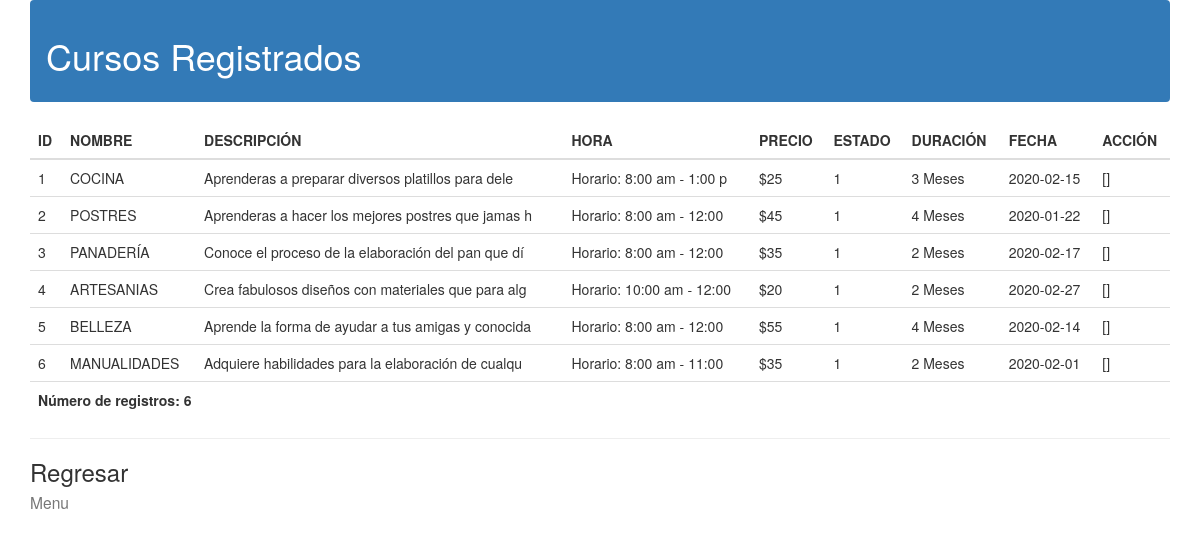
Page /Admin/CRUD_admin/Cursos/mostrar_cursos.php on the committed database.
### tables this page shows
CREATE TABLE IF NOT EXISTS `Cursos` (
  `Id_Curso` int(5) NOT NULL,
  `Nombre` varchar(25) NOT NULL,
  `Descripcion` varchar(50) NOT NULL,
  `Horario` varchar(25) NOT NULL,
  `Precio` varchar(15) NOT NULL,
  `Estado` char(5) NOT NULL,
  `Duracion` varchar(20) NOT NULL,
  `Fecha` date NOT NULL,
  PRIMARY KEY (`Id_Curso`)
);

### Admin/CRUD_admin/Cursos/mostrar_cursos.php (the view, shortened to what this page needs)
<!DOCTYPE html>
	<html lang="es">
		<head>
			<link href = "//maxcdn.bootstrapcdn.com/bootstrap/3.3.0/css/bootstrap.min.css" rel = "stylesheet" id ="bootstrap-css" >
		</head>
		<header>
			<nav class = "navbar navbar-dark bg-primary" >
			<span class = "navbar-text" >
			<h1> Cursos Registrados </h1>
			</span>
			</nav>
		</header>
		<body class="container">
			<?php
					@$db = new mysqli('localhost','root','','sirama', '3308');
				$db->set_charset( "utf8" );
				$consulta = " SELECT * FROM cursos ORDER BY Id_Curso";
				$resultc = $db->query($consulta);
				$num_results = $resultc->num_rows;
				echo "<table class='table'>
				<colgroup>
				<col class=\"idcur\">
				</colgroup>
				<colgroup>
				<col class=\"name\">
				</colgroup>
				<colgroup>
				<col class=\"descri\">
				</colgroup>
				<colgroup>
				<col class=\"hora\">
				</colgroup>
				<colgroup>
				<col class=\"precio\">
				</colgroup>
				<colgroup>
				<col class=\"esta\">
				</colgroup>
				<colgroup>
				<col class=\"dura\">
				</colgroup>
				<colgroup>
				<col class=\"fecha\">
				</colgroup>
				<colgroup>
				<col class=\"action\">
				</colgroup>
				<thead>
				<tr id=\"theader\">
				<th>ID</th>
				<th>NOMBRE</th>
				<th>DESCRIPCIÓN</th>
				<th>HORA</th>
				<th>PRECIO</th>
				<th>ESTADO</th>
				<th>DURACIÓN</th>
				<th>FECHA</th>
				<th>ACCIÓN</th>
				</tr>
				</thead>
				<tbody>";
				while ($row = $resultc->fetch_assoc()) {
				echo "<tr class=\"normal\"onmouseover=\"this.className='selected'\" onmouseout=\"this.className='normal'\">";
				echo "<td scope='col'>";
				echo "" . $row[ 'Id_Curso' ] . "";
				echo "</td><td scope='col'>";
				echo "" . stripslashes($row[ 'Nombre' ]) . "";
				echo "</td><td scope='col'>";
				echo "" . stripslashes($row[ 'Descripcion' ]) . "";
				echo "</td><td scope='col'>";
				echo "" . stripslashes($row[ 'Horario' ]) . "";
				echo "</td><td scope='col'>";
				echo "" . stripslashes($row[ 'Precio' ]) . "";
				echo "</td><td scope='col'>";
				echo "" . stripslashes($row[ 'Estado' ]) . "";
				echo "</td><td scope='col'>\n";
				echo "" . stripslashes($row[ 'Duracion' ]) . "";
				echo "</td><td scope='col'>";
				echo "" . $row[ 'Fecha' ];
				echo "</td><td scope='col'>";
				echo "[<a href=\"" . $_GET[ 'opc' ] . ".php?id=" .
				$row[ 'Id_Curso' ] . "\">";
				echo "</a>]";
				echo "</td></tr>";
				}
				echo "</tbody>";
				echo "<tfoot>";
				echo "<tr id=\"tfooter\">";
				echo "<th colspan=\"9\">";
				echo "Número de registros: " . $num_results . "";
				echo "</th>";
				echo "</tr>";
				echo "</tfoot>";
				echo "</table>";
				?>
				<hr class = "d-lg-none divider" >
				<a href = "Opciones_Cursos.html" class = "d-block h3
				font-weight-normal" > Regresar <br>
				<small class = "d-block text-muted
				text-small" > Menu </small>
				</a>
		</body>
	</html>

### rows in the picture
cursos: Id_Curso "1", Nombre "COCINA", Descripcion "Aprenderas a preparar diversos platillos para dele", Horario "Horario: 8:00 am - 1:00 p", Precio "$25", Estado "1", Duracion "3 Meses", Fecha "2020-02-15"
cursos: Id_Curso "2", Nombre "POSTRES", Descripcion "Aprenderas a hacer los mejores postres que jamas h", Horario "Horario: 8:00 am - 12:00", Precio "$45", Estado "1", Duracion "4 Meses", Fecha "2020-01-22"
cursos: Id_Curso "3", Nombre "PANADERÍA", Descripcion "Conoce el proceso de la elaboración del pan que dí", Horario "Horario: 8:00 am - 12:00", Precio "$35", Estado "1", Duracion "2 Meses", Fecha "2020-02-17"
cursos: Id_Curso "4", Nombre "ARTESANIAS", Descripcion "Crea fabulosos diseños con materiales que para alg", Horario "Horario: 10:00 am - 12:00", Precio "$20", Estado "1", Duracion "2 Meses", Fecha "2020-02-27"
cursos: Id_Curso "5", Nombre "BELLEZA", Descripcion "Aprende la forma de ayudar a tus amigas y conocida", Horario "Horario: 8:00 am - 12:00", Precio "$55", Estado "1", Duracion "4 Meses", Fecha "2020-02-14"
cursos: Id_Curso "6", Nombre "MANUALIDADES", Descripcion "Adquiere habilidades para la elaboración de cualqu", Horario "Horario: 8:00 am - 11:00", Precio "$35", Estado "1", Duracion "2 Meses", Fecha "2020-02-01"

### other values in the picture
$num_results "6"
